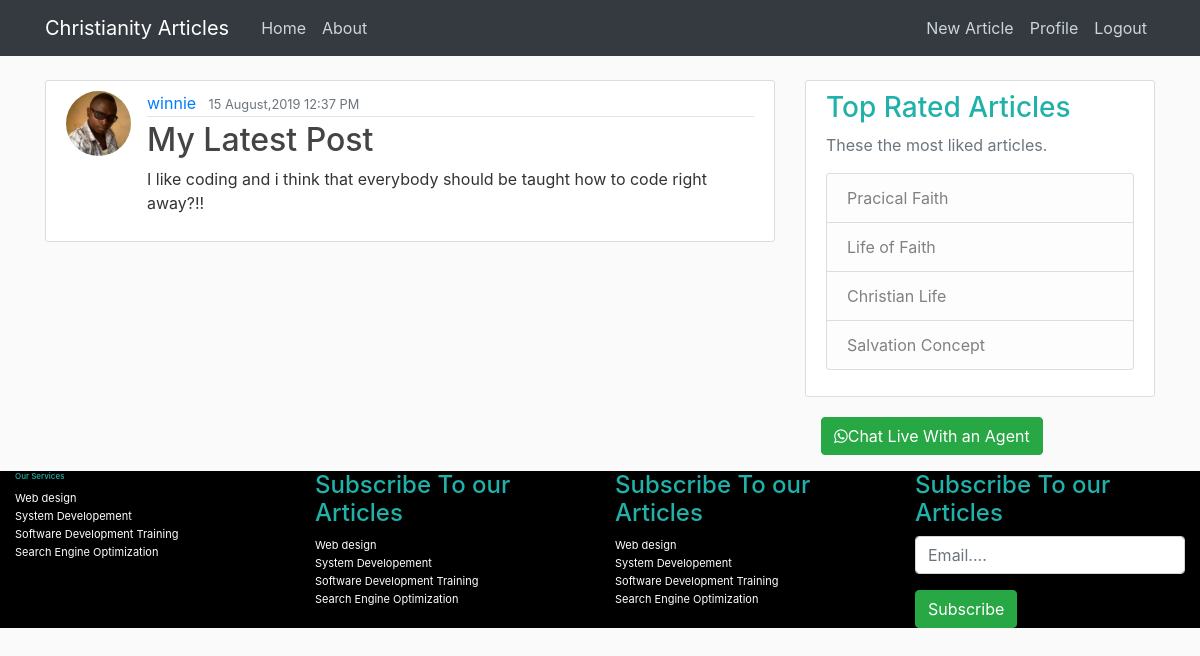
The page /post/27 (signed in) on the database its author committed.
### app/models.py (models this page shows, shortened)
class User(db.Model,UserMixin):
    id = db.Column(db.Integer, primary_key=True)
    username = db.Column(db.String(20), unique=True, nullable=False)
    email = db.Column(db.String(20), unique=True, nullable=False)
    image_file = db.Column(db.String(20), nullable=False, default='bonnie.jpg')
    password = db.Column(db.String(20), nullable=False)
    posts = db.relationship('Post', backref='author', lazy=True)

class Post(db.Model,UserMixin):
    id = db.Column(db.Integer, primary_key=True)
    title = db.Column(db.String(100), nullable=False)
    date_posted = db.Column(db.DateTime, nullable=False, default=datetime.utcnow)
    content=db.Column(db.Text, nullable=False)
    user_id=db.Column(db.Integer, db.ForeignKey('user.id'), nullable=False)

### app/posts/routes.py (the view)
@posts.route('/post/<int:post_id>')
@login_required
def post(post_id):
    post=Post.query.get_or_404(post_id)
    return render_template('post.html',title=post.title,post=post)

### app/models.py (called while the page is built)
@login_manager.user_loader
def load_user(user_id):
    return User.query.get(int(user_id))

### app/templates/post.html (shortened to what this page needs)
{% extends "base.html" %}
{% block content %}
        <article class="media content-section">
          <img class="rounded-circle article-img" src="{{url_for('static',filename='profile_pic/'+ post.author.image_file)}}">
          <div class="media-body">
            <div class="article-metadata">
              <a class="mr-2" href="{{url_for('users.user_articles',username=post.author.username)}}">{{ post.author.username }}</a>
              <small class="text-muted">{{ post.date_posted.strftime('%d %B,%Y %H:%M %p') }}</small>
            </div>
            <h2 class="article-title">{{ post.title }}</h2>
            <p class="article-content">{{ post.content }}</p>
          </div>
        </article>
{% endblock content %}

### app/static/main.css (style rules this page uses)
body { background: #fafafa; color: #333333; margin-top: 5rem; }
h1, h2, h3, h4, h5, h6 { color: #444444; }
.content-section { background: #ffffff; padding: 10px 20px; border: 1px solid #dddddd; border-radius: 3px; margin-bottom: 20px; }
.article-title { color: #444444; }
.article-content { white-space: pre-line; }
.article-img { height: 65px; width: 65px; margin-right: 16px; }
.article-metadata { padding-bottom: 1px; margin-bottom: 4px; border-bottom: 1px solid #e3e3e3 }

### rows shown on the page
User: image_file (picture), author.username "winnie"
Post: date_posted "15 August,2019 12:37 PM", title "My Latest Post", content "I like coding and i think that everybody should be taught how to code right away?!!"
